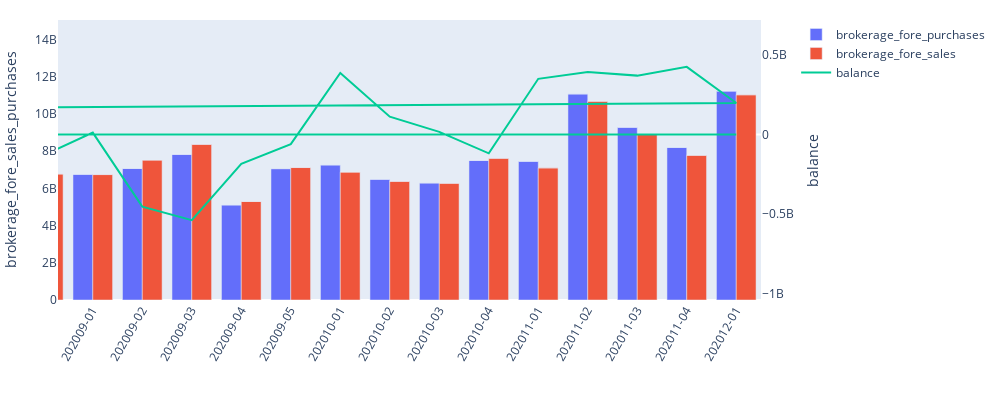

This figure's notebook cell:
### Markdown cell above
# 外国人投資家の売買動向の推移

### Code cell
fig = go.Figure(
    data = [
        go.Bar(x = weeks, y = df['brokerage_fore_purchases'], name = 'brokerage_fore_purchases',yaxis='y1'),
        go.Bar(x = weeks, y = df['brokerage_fore_sales'], name = 'brokerage_fore_sales',yaxis='y1'),
        go.Scatter(x = weeks, y = df['brokerage_fore_purchases'] - df['brokerage_fore_sales'] , name = 'balance', yaxis='y2')
        #go.Scatter(x = weeks, y = df['brokerage_fore_purchases'] - df['brokerage_fore_sales'] , name = 'balance',  yaxis='y2')
    ],
    layout = go.Layout(
        xaxis = dict(showgrid=False, tickangle=-60),
        yaxis = dict(title = 'brokerage_fore_sales_purchases', side = 'left', showgrid=False),
        yaxis2 = dict(title = 'balance', side = 'right',showgrid=False, overlaying = 'y'),
        margin=dict(l=20, r=10, t=20, b=100, autoexpand=True),
        legend=dict(x=1.05, xanchor='left', y=1, yanchor='auto'),
        height=400,
        width=1000)
)
fig.update_layout(barmode='group')
fig.show()

### Figure 1 — Plotly figure (JSON) as saved in the notebook; plotly's stock layout.template omitted (floating-point values rounded to 4 significant figures; data arrays with more than 128 entries replaced by an {"elided": "..."} marker saying what was removed)
{"data": [{"name": "brokerage_fore_purchases", "type": "bar", "x": {"elided": "200 str values"}, "y": {"elided": "200 int values"}, "yaxis": "y"}, {"name": "brokerage_fore_sales", "type": "bar", "x": {"elided": "200 str values"}, "y": {"elided": "200 int values"}, "yaxis": "y"}, {"name": "balance", "type": "scatter", "x": {"elided": "200 str values"}, "y": {"elided": "200 int values"}, "yaxis": "y2"}], "layout": {"barmode": "group", "dragmode": "zoom", "height": 400, "legend": {"x": 1.05, "xanchor": "left", "y": 1, "yanchor": "auto"}, "margin": {"autoexpand": true, "b": 100, "l": 20, "r": 10, "t": 20}, "width": 1000, "xaxis": {"autorange": false, "range": [85.3, 99.5], "showgrid": false, "tickangle": -60, "type": "category"}, "yaxis": {"autorange": true, "range": [0, 15050000000.0], "showgrid": false, "side": "left", "title": {"text": "brokerage_fore_sales_purchases"}, "type": "linear"}, "yaxis2": {"autorange": true, "overlaying": "y", "range": [-1040000000.0, 718700000.0], "showgrid": false, "side": "right", "title": {"text": "balance"}, "type": "linear"}}}
